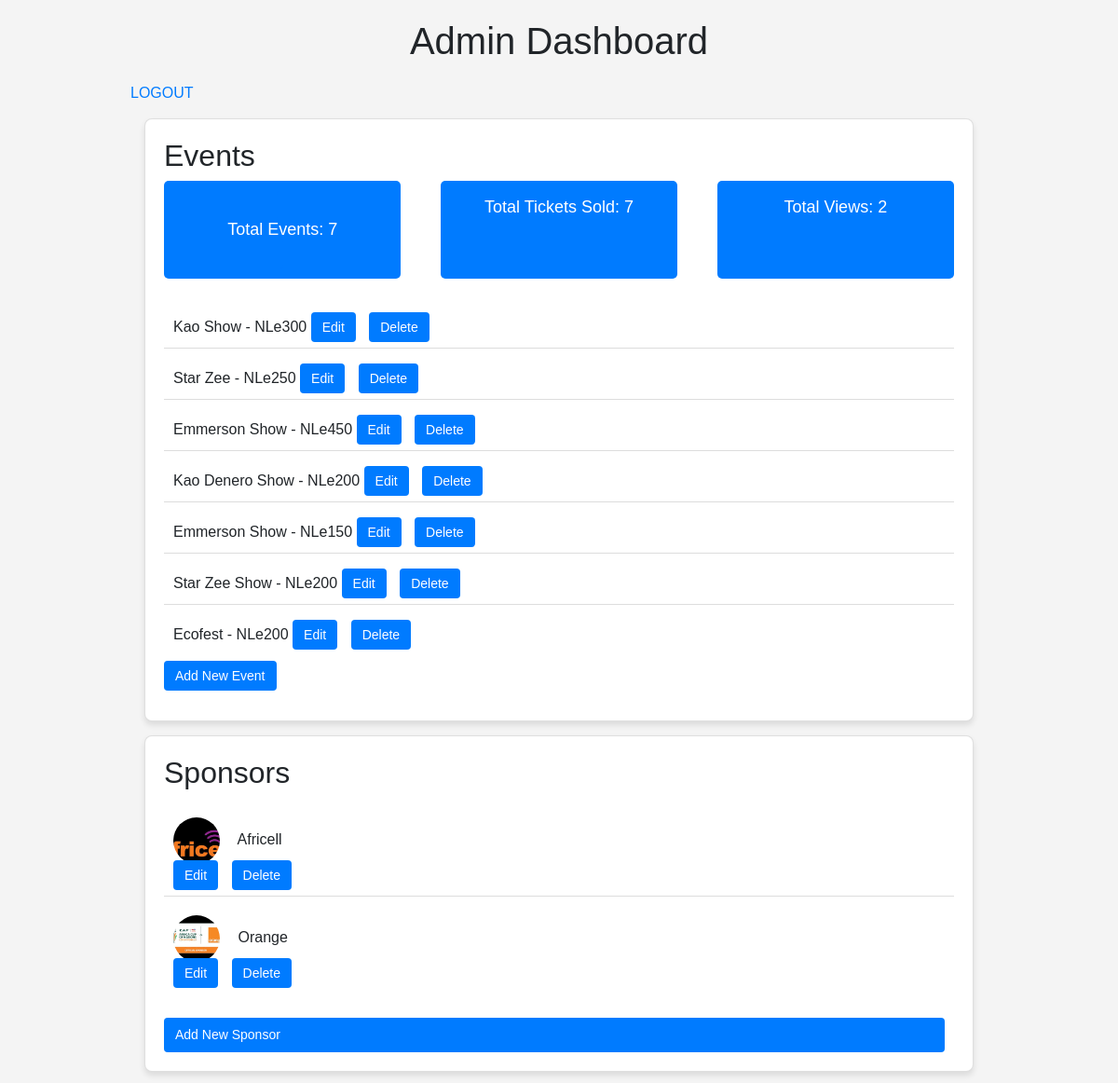
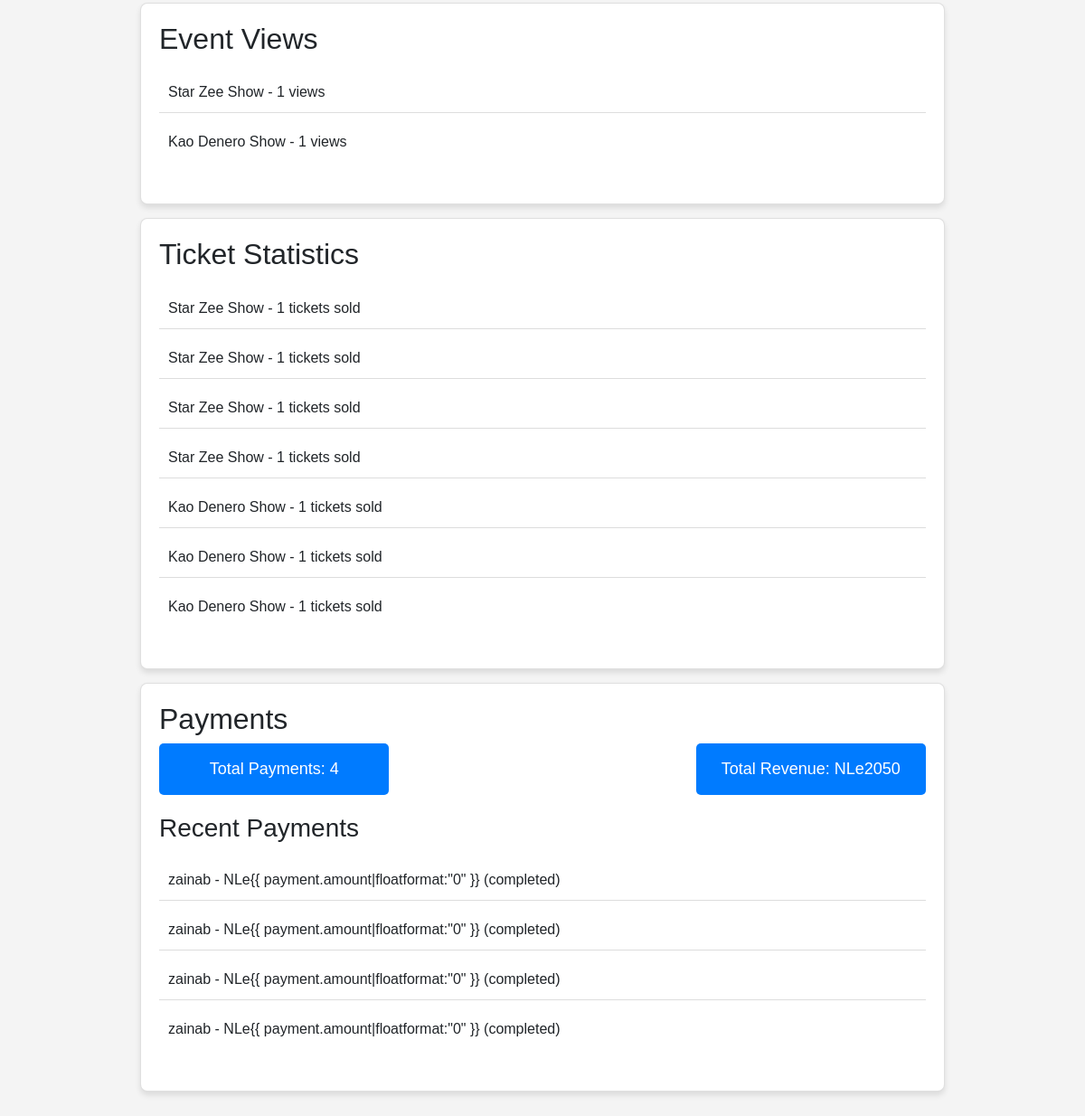
Before: /dashboard/dashboard/ (signed in) with the older database file (2 pictures, top to bottom).
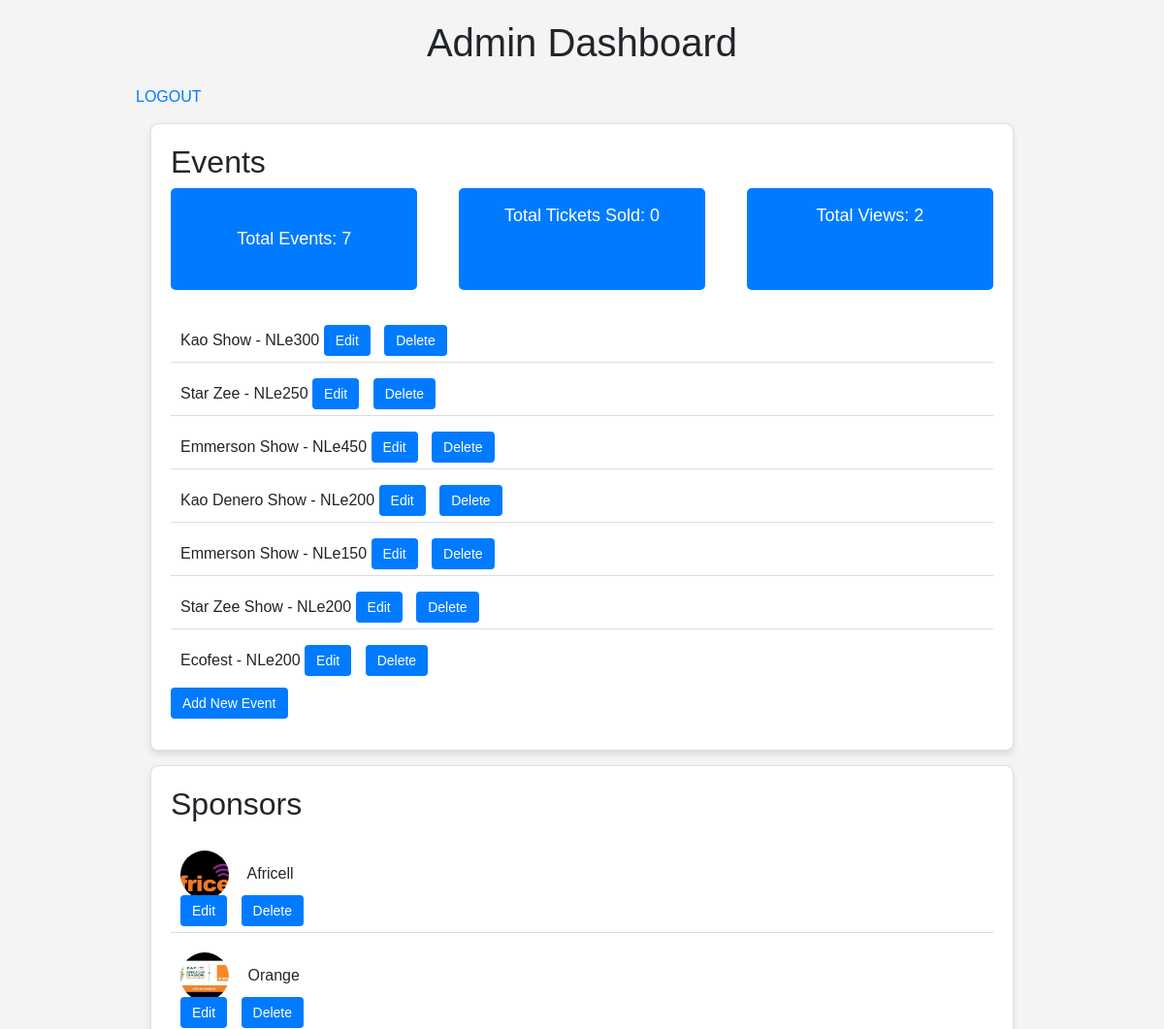
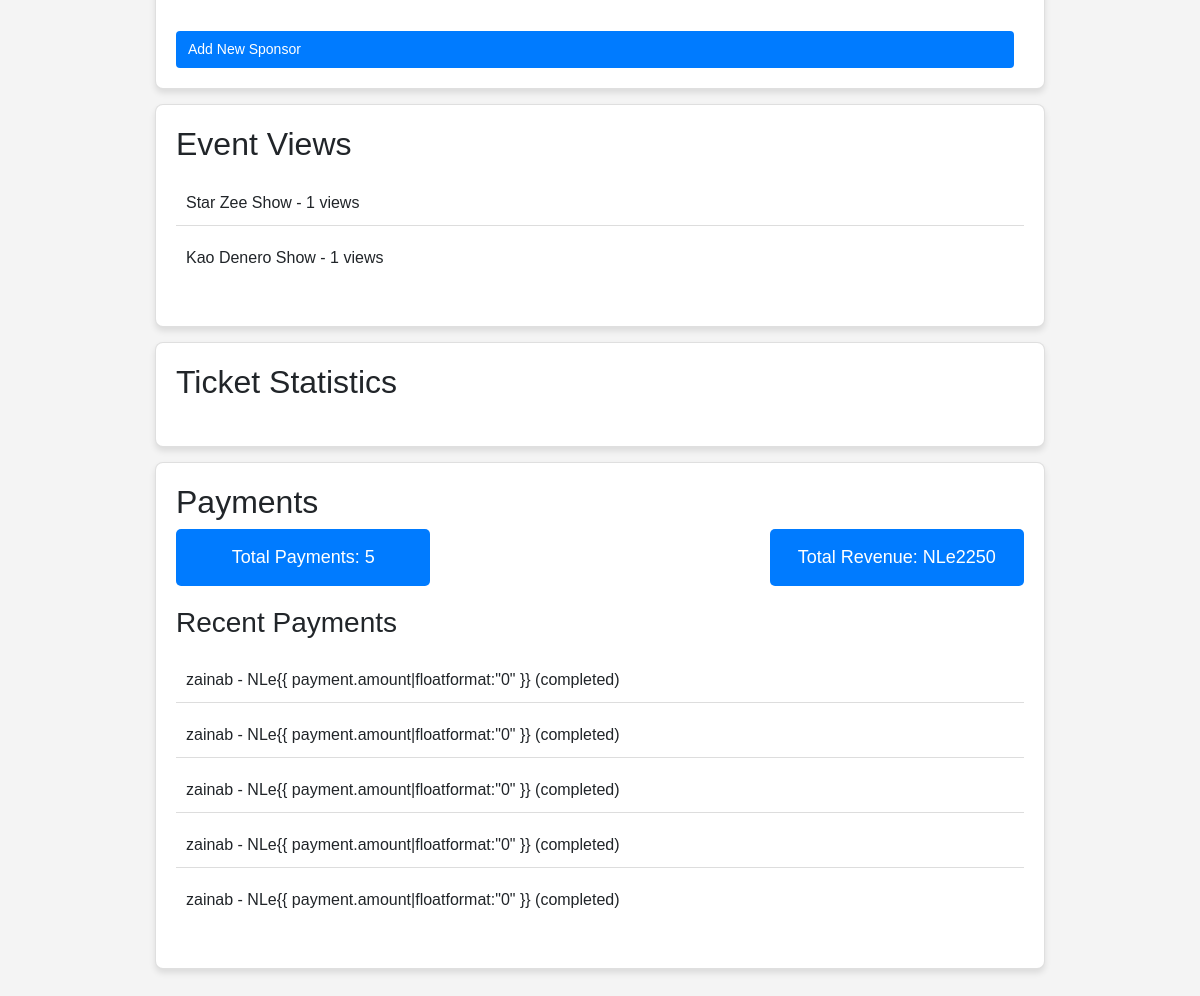
After: the same page with the newer database file (2 pictures, top to bottom).
### events/models.py (models this page shows, shortened)
class Event(models.Model):
    event_name = models.CharField(max_length=200)
    event_description = models.TextField()
    event_type = models.CharField(
        max_length=100,
        choices=[('concert', 'Concert'), ('conference', 'Conference'), ('sports', 'Sports'), ('theatre', 'Theatre')]
    )
    event_date = models.DateTimeField()
    event_location = models.CharField(max_length=255)
    event_status = models.CharField(
        max_length=20,
        choices=[('upcoming', 'Upcoming'), ('sold_out', 'Sold Out'), ('canceled', 'Canceled'), ('normal', 'Normal')],
        default='upcoming'
    )
    event_image = models.ImageField(upload_to='event_images/', null=True, blank=True)
    early_bird_price = models.DecimalField(max_digits=10, decimal_places=2)
    normal_price = models.DecimalField(max_digits=10, decimal_places=2)
    early_bird_end = models.DateTimeField(null=True, blank=True)
    video_url = models.URLField(max_length=500, null=True, blank=True)
    video_file = models.FileField(upload_to='event_videos/', null=True, blank=True)
    event_logo = models.ImageField(upload_to='event_logos/', null=True, blank=True)
    event_created_at = models.DateTimeField(auto_now_add=True)
    event_updated_at = models.DateTimeField(auto_now=True)
    sponsorers = models.ManyToManyField(Sponsorer, related_name="events", blank=True)
    view_count = models.PositiveIntegerField(default=0)  # Corrected
    def get_ticket_price(self):
        if self.early_bird_end and timezone.now() < self.early_bird_end:
            return self.early_bird_price
        return self.normal_price or Decimal('0.00')  # Default to 0 if no price is set
    class Meta:
        verbose_name = 'Event'
        verbose_name_plural = 'Events'

class Sponsorer(models.Model):
    name = models.CharField(max_length=200)
    logo = models.ImageField(upload_to='sponsorer_logos/', null=True, blank=True)

class Ticket(models.Model):
    user = models.ForeignKey(settings.AUTH_USER_MODEL, on_delete=models.CASCADE, default=1)
    event = models.ForeignKey('Event', on_delete=models.CASCADE, related_name='event_tickets')
    ticket_name = models.CharField(max_length=200)
    ticket_price = models.DecimalField(max_digits=10, decimal_places=2, editable=False)
    payment_reference = models.CharField(max_length=128, null=True, blank=True, default="", editable=False)
    qr_code = models.ImageField(upload_to='qr_codes/', null=True, blank=True, editable=False)
    secret_token = models.CharField(max_length=64, null=True, blank=True, unique=True, editable=False)
    paid = models.BooleanField(default=False)
    quantity = models.PositiveIntegerField()
    class Meta:
        ordering = ['-event__event_date']

### payment/models.py (models this page shows, shortened)
class Payment(models.Model):
    STATUS_CHOICES = [
        ('pending', 'Pending'),
        ('completed', 'Completed'),
        ('failed', 'Failed'),
    ]
    event = models.ForeignKey(Event, on_delete=models.CASCADE, related_name="payments", null=True, blank=True)
    user = models.ForeignKey(settings.AUTH_USER_MODEL, on_delete=models.CASCADE, related_name="user_payments")
    phone_number = models.CharField(
        max_length=9,
        validators=[RegexValidator(regex=r'^\d{9}$', message="Enter a valid 9-digit phone number.")]
    )  # Strictly 9 digits
    amount = models.DecimalField(max_digits=10, decimal_places=2, default=0.00)  # Kept as a field
    transaction_id = models.CharField(max_length=100, unique=True, null=False, blank=False, default=1)
    status = models.CharField(max_length=20, choices=STATUS_CHOICES, default="pending")
    cart = models.OneToOneField(Cart, on_delete=models.CASCADE)
    payment_reference = models.CharField(max_length=128, unique=True)
    payment_date = models.DateTimeField(null=True, blank=True)

### accounts/models.py (models this page shows, shortened)
class User(AbstractUser):
    email = models.EmailField(unique=True)
    phone_number = models.CharField(max_length=15, blank=True, null=True)
    is_email_confirmed = models.BooleanField(default=False)
    created_at = models.DateTimeField(auto_now_add=True)
    objects = UserManager()
    USERNAME_FIELD = 'email'  # Use email as the unique identifier for authentication
    REQUIRED_FIELDS = ['username']  # Fields required when creating a superuser

### dashboard/views.py (the view)
# urls.py: path('dashboard/', include('dashboard.urls')),
@login_required
@user_passes_test(admin_required)
def dashboard(request):
    events = Event.objects.all()
    total_tickets_sold = Ticket.objects.aggregate(Sum('quantity'))['quantity__sum'] or 0
    total_event_views = EventView.objects.aggregate(Count('id'))['id__count'] or 0
    sponsors = Sponsorer.objects.all()
    event_views = EventView.objects.values('event__event_name').annotate(total_views=Count('event')).order_by('-total_views')
    tickets = Ticket.objects.all()
    payments = Payment.objects.all()
    total_payments = payments.count()
    total_revenue = payments.aggregate(Sum('amount'))['amount__sum'] or 0
    recent_payments = payments.order_by('-payment_date')[:5]  # Last 5 payments
    return render(request, 'dashboard/dashboard.html', {
        'events': events,
        'total_tickets_sold': total_tickets_sold,
        'total_event_views': total_event_views,
        'sponsors': sponsors,
        'event_views': event_views,
        'tickets': tickets,
        'total_payments': total_payments,
        'total_revenue': total_revenue,
        'recent_payments': recent_payments,
    })

### dashboard/views.py (called while the page is built)
def admin_required(user):
    return user.is_staff

### dashboard/templates/dashboard/dashboard.html (shortened to what this page needs)
<!DOCTYPE html>
<html lang="en">
  <head>
    <link
      href="https://stackpath.bootstrapcdn.com/bootstrap/4.5.2/css/bootstrap.min.css"
      rel="stylesheet"
    />
  </head>
  <body>
    <div class="container">
      <h1>Admin Dashboard</h1>
      <a href="{% url 'logout' %}">LOGOUT</a>
      <div class="card">
        <h2>Events</h2>
        <div class="stats">
          <div class="stat">
            <a
              href="{% url 'events-lists' %}"
              style="text-decoration: none; color: white"
            >
              <p>Total Events: {{ events.count }}</p>
            </a>
          </div>
          <div class="stat">
            <p>Total Tickets Sold: {{ total_tickets_sold }}</p>
          </div>
          <div class="stat">
            <p>Total Views: {{ total_event_views }}</p>
          </div>
        </div>
        <ul>
          <ul>
            {% for event in events %}
              <li>
                {{ event.event_name }} - NLe{{ event.get_ticket_price|floatformat:"0" }}
                <a href="{% url 'edit-event' event.id %}">Edit</a>
                <a href="{% url 'delete-event' event.id %}">Delete</a>
              </li>
            {% endfor %}
          </ul>
        <a href="{% url 'add-event' %}">Add New Event</a>
      </div>
      <div class="card">
        <h2>Sponsors</h2>
        <ul>
          {% for sponsor in sponsors %}
          <li>
            {% if sponsor.logo %}
              <img src="{{ sponsor.logo.url }}" alt="{{ sponsor.name }}" class="sponsor-logo">
            {% else %}
              <div class="sponsor-logo" style="background-color: #ccc; display: flex; align-items: center; justify-content: center;">
                <span>No Logo</span>
              </div>
            {% endif %}
            {{ sponsor.name }}
            <div style="margin-left: auto;">
              <a href="{% url 'sponsor-edit' sponsor.id %}">Edit</a>
              <a href="{% url 'sponsor-delete' sponsor.id %}">Delete</a>
            </div>
          </li>
          {% endfor %}
        </ul>
        <a href="{% url 'sponsor-add' %}">Add New Sponsor</a>
      </div>
      <div class="card">
        <h2>Event Views</h2>
        <ul>
          {% for event_view in event_views %}
          <li>
            {{ event_view.event__event_name }} - {{ event_view.total_views }}
            views
          </li>
          {% endfor %}
        </ul>
      </div>
      <div class="card">
        <h2>Ticket Statistics</h2>
        <ul>
          {% for ticket in tickets %}
          <li>
            {{ ticket.event.event_name }} - {{ ticket.quantity }} tickets sold
          </li>
          {% endfor %}
        </ul>
      </div>
      <div class="card">
        <h2>Payments</h2>
        <div class="stats">
          <div class="stat">
            <p>Total Payments: {{ total_payments }}</p>
          </div>
          <div class="stat">
            <p>Total Revenue: NLe{{ total_revenue|floatformat:"0" }}</p>
          </div>
        </div>
        <h3>Recent Payments</h3>
        <ul>
          {% for payment in recent_payments %}
          <li>
            {{ payment.user.username }} - NLe{{ payment.amount|floatformat:"0"
            }} ({{ payment.status }})
          </li>
          {% endfor %}
        </ul>
      </div>
    </div>
  </body>
</html>

Changed rows visible on the page:
removed Ticket: event.event_name "Star Zee Show", quantity "1"
removed Ticket: event.event_name "Star Zee Show", quantity "1"
removed Ticket: event.event_name "Star Zee Show", quantity "1"
removed Ticket: event.event_name "Star Zee Show", quantity "1"
removed Ticket: event.event_name "Kao Denero Show", quantity "1"
removed Ticket: event.event_name "Kao Denero Show", quantity "1"
removed Ticket: event.event_name "Kao Denero Show", quantity "1"
added Payment: user.username "zainab", status "completed"
Other visible differences:
{{ total_tickets_sold }}: "7" → "0"
{{ total_payments }}: "4" → "5"
{{ total_revenue|floatformat:"0" }}: "2050" → "2250"
